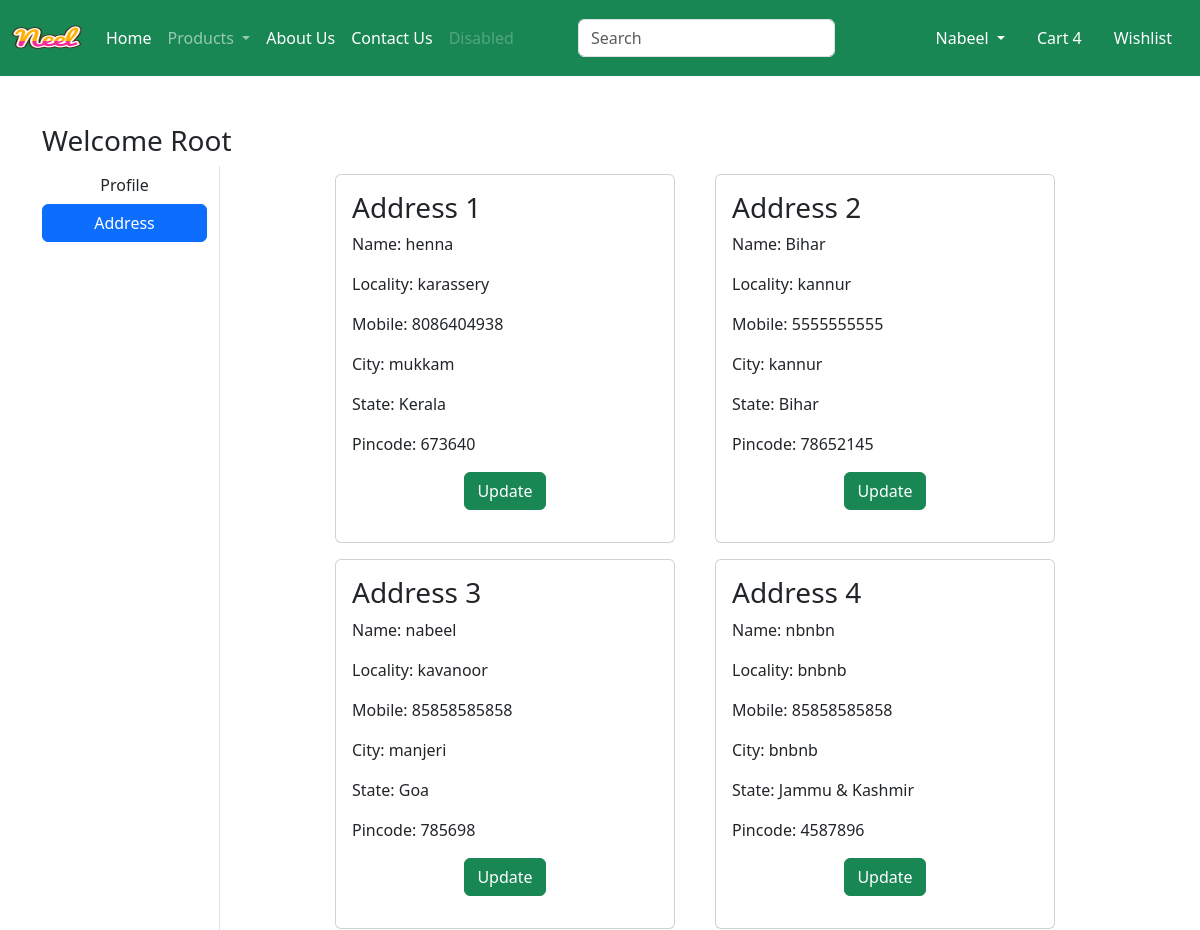
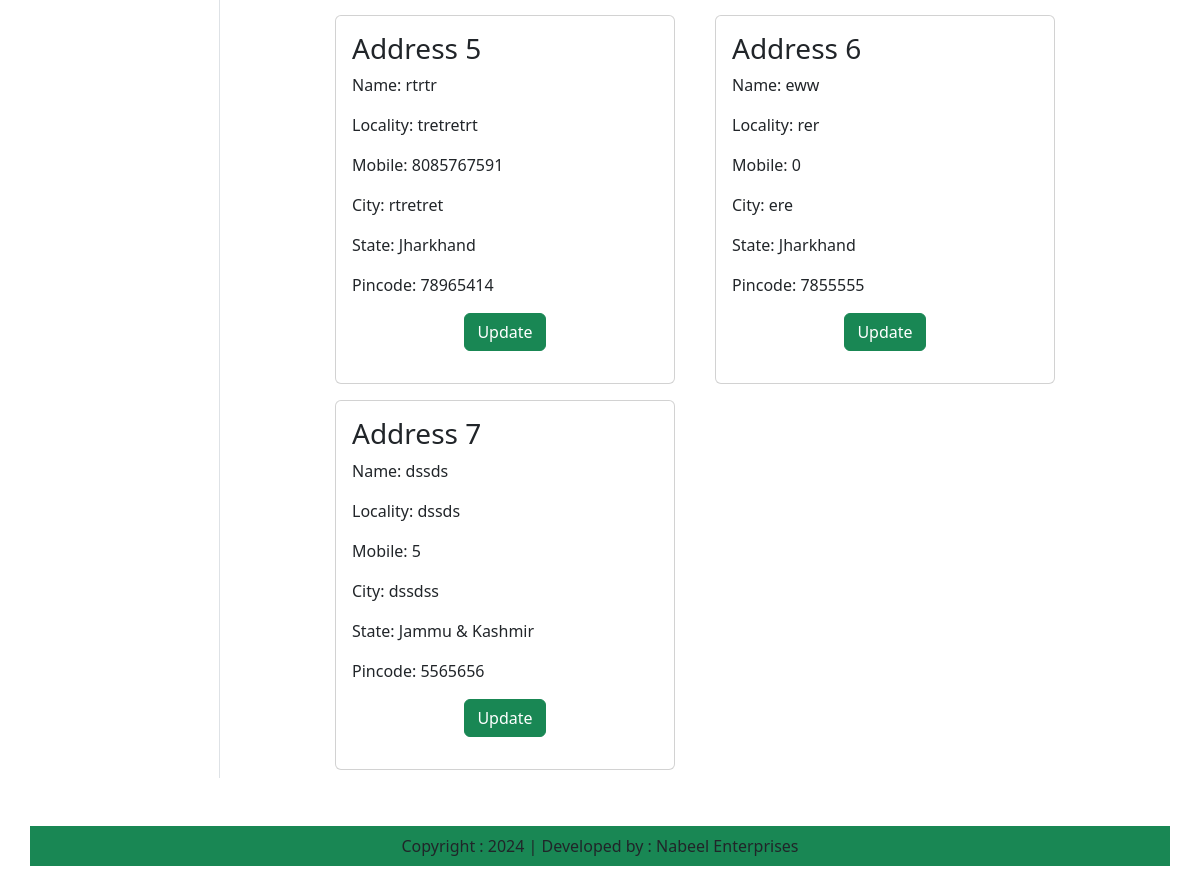
The page /address/ (signed in) on the database its author committed (2 pictures, top to bottom).
### app/models.py (models this page shows, shortened)
class Customer(models.Model):
    user = models.ForeignKey(User,on_delete=models.CASCADE)
    name = models.CharField(max_length=200)
    locality = models.CharField(max_length=200)
    city = models.CharField(max_length=50)
    mobile = models.IntegerField(default=0)
    zipcode = models.IntegerField()
    state = models.CharField(choices=STATE_CHOICES,max_length=100)

### app/views.py (the view)
# urls.py: path('address/', views.address,name="address"),
def address(request):
    add = Customer.objects.filter(user=request.user)
    return render(request,'app/address.html',locals())

### app/templates/app/address.html (shortened to what this page needs)
{% extends "app/base.html" %}
{% load static %}
{% block main-content %}
<div class="container my-5">
    <div class="row">
        <h3>Welcome <span class="text-capitalize">{{request.user}}</span></h3>
    <div class="col-sm-2 border-end">
        <ul class="list-unstyled">
            <li class="d-grid"><a href="{% url 'profile' %}" class="btn">Profile</a></li>
            <li class="d-grid"><a href="{% url 'address' %}" class="btn btn-primary">Address</a></li>
        </ul>
    </div>
   <div class="col-sm-8 offset-sm-1">
    <div class="row">
        {% for ad in add %}
        <div class="col-sm-6">
            <div class="card m-2">
                <div class="card-body">
                    <h3>Address {{forloop.counter}}</h3>
                    <p>Name: {{ad.name}}</p>
                    <p>Locality: {{ad.locality}}</p>
                    <p>Mobile: {{ad.mobile}}</p>
                    <p>City: {{ad.city}}</p>
                    <p>State: {{ad.state}}</p>
                    <p>Pincode: {{ad.zipcode}}</p>
                    <p class="text-center"><a href="{% url 'updateaddress' pk=ad.id %}" class="btn btn-success" type="button" >Update</a></p>
                </div>
            </div>
        </div>
        {% endfor %}
    </div>
   </div>
   {% endblock main-content %}

### rows shown on the page
Customer: name "henna", locality "karassery", mobile "8086404938", city "mukkam", state "Kerala", zipcode "673640"
Customer: name "Bihar", locality "kannur", mobile "5555555555", city "kannur", state "Bihar", zipcode "78652145"
Customer: name "nabeel", locality "kavanoor", mobile "85858585858", city "manjeri", state "Goa", zipcode "785698"
Customer: name "nbnbn", locality "bnbnb", mobile "85858585858", city "bnbnb", state "Jammu & Kashmir", zipcode "4587896"
Customer: name "rtrtr", locality "tretretrt", mobile "8085767591", city "rtretret", state "Jharkhand", zipcode "78965414"
Customer: name "eww", locality "rer", mobile "0", city "ere", state "Jharkhand", zipcode "7855555"
Customer: name "dssds", locality "dssds", mobile "5", city "dssdss", state "Jammu & Kashmir", zipcode "5565656"

### other values the page prints
{{ request.user }} "Root"
